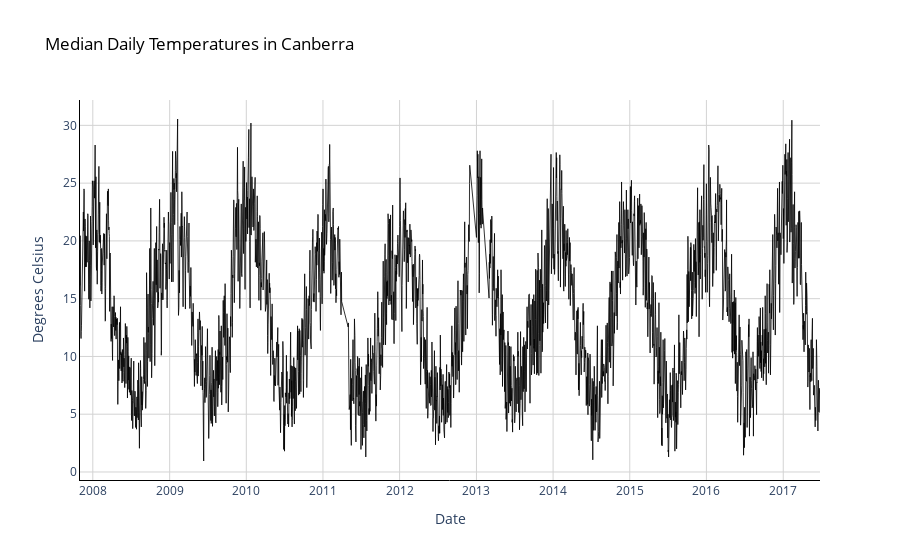

This figure's notebook cell:
### Markdown cell above
##### Plot temperatures in Canberra

### Code cell
# Select only Canberra 
dfCan=df[df['Location']=='Canberra'].copy()

# Plot daily median temperatures in Canberra
fig = go.Figure()
fig.add_trace(go.Scatter(x=dfCan['Date'], 
                         y=dfCan['MedTemp'],
                         mode='lines',
                         name='Median Temperature',
                         opacity=0.8,
                         line=dict(color='black', width=1)
                        ))

# Change chart background color
fig.update_layout(dict(plot_bgcolor = 'white'))

# Update axes lines
fig.update_xaxes(showgrid=True, gridwidth=1, gridcolor='lightgrey', 
                 zeroline=True, zerolinewidth=1, zerolinecolor='lightgrey', 
                 showline=True, linewidth=1, linecolor='black',
                 title='Date'
                )

fig.update_yaxes(showgrid=True, gridwidth=1, gridcolor='lightgrey', 
                 zeroline=True, zerolinewidth=1, zerolinecolor='lightgrey', 
                 showline=True, linewidth=1, linecolor='black',
                 title='Degrees Celsius'
                )

# Set figure title
fig.update_layout(title=dict(text="Median Daily Temperatures in Canberra", 
                             font=dict(color='black')))

fig.show()

### Figure 1 — Plotly figure (JSON) as saved in the notebook; plotly's stock layout.template omitted (floating-point values rounded to 4 significant figures; data arrays with more than 128 entries replaced by an {"elided": "..."} marker saying what was removed)
{"data": [{"line": {"color": "black", "width": 1}, "mode": "lines", "name": "Median Temperature", "opacity": 0.8, "type": "scatter", "x": {"elided": "3428 str values"}, "y": {"elided": "3428 float values"}}], "layout": {"plot_bgcolor": "white", "title": {"font": {"color": "black"}, "text": "Median Daily Temperatures in Canberra"}, "xaxis": {"gridcolor": "lightgrey", "gridwidth": 1, "linecolor": "black", "linewidth": 1, "showgrid": true, "showline": true, "title": {"text": "Date"}, "zeroline": true, "zerolinecolor": "lightgrey", "zerolinewidth": 1}, "yaxis": {"gridcolor": "lightgrey", "gridwidth": 1, "linecolor": "black", "linewidth": 1, "showgrid": true, "showline": true, "title": {"text": "Degrees Celsius"}, "zeroline": true, "zerolinecolor": "lightgrey", "zerolinewidth": 1}}}
